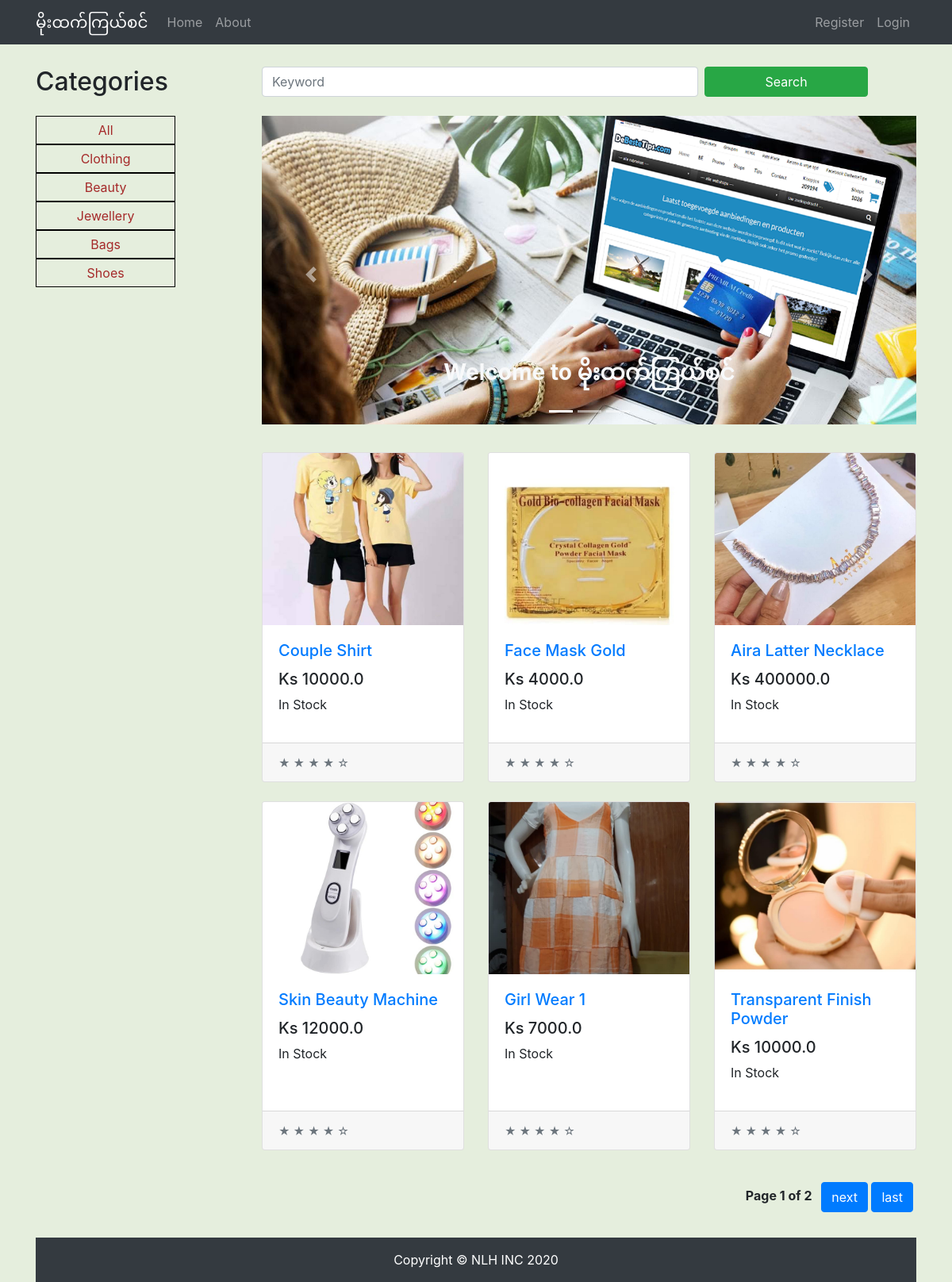
The page / on the database its author committed.
### core/models.py (models this page shows, shortened)
class Item(models.Model):
    name = models.CharField(max_length=200)
    price = models.FloatField()
    category = models.CharField(choices=CategoryChoice.choices, max_length=20)
    gender = models.CharField(
        choices=GenderChoice.choices,
        max_length=20,
        default='both',
        null=True
    )
    stock = models.IntegerField()
    description = models.TextField()
    image = ResizedImageField(
        size=[700, 600],
        quality=99,
        crop=['middle', 'center'],
        upload_to='images'
    )
    slug = models.SlugField(null=False, unique=True)
    rating = models.CharField(
        choices=RatingChoice.choices,
        max_length=20,
        null=True
    )
    def get_absolute_url(self):
        return reverse("core:item", kwargs={
            'slug': self.slug
        })
    def check_stock(self):
        if self.stock > 0:
            isInStock = 'In Stock'
        else:
            isInStock = 'Out Of Stock'
        return isInStock

### core/views.py (the view)
# urls.py: path('', HomeListView.as_view(), name='home'),
class HomeListView(ListView):
    model = Item
    paginate_by = 6
    template_name = "index.html"
    def get_context_data(self, **kwargs):
        context = super().get_context_data(**kwargs)
        context['categories'] = CategoryChoice.values
        context['displayCarousel'] = True
        return context

### core/templates/index.html (shortened to what this page needs)
{% extends 'base.html' %}
{% load static %}
{% block content %}
<div class="row">
  <div class="col-lg-3">
    <h2 class="my-4">Categories</h2>
    <div class="nav col-lg-9">
      <a href="{% url 'core:home' %}" class="my-cat-nav col-lg-12 col-md-2 col-sm-12">All</a>
      {% for cat in categories %}
      <a href="{% url 'core:homeByCategory' category=cat %}" class="my-cat-nav col-lg-12 col-md-2 col-sm-12">{{cat}}</a>
      {% endfor %}
    </div>
  </div>
  <div class="col-lg-9">
    <form class="form-inline mt-4 my-2">
      <input class="form-control mr-sm-2  col-lg-8 col-md-8 col-sm-8 col-8" type="search" placeholder="Keyword"
        aria-label="Search">
      <button class="btn btn-success my-2 my-sm-0 col-lg-3 col-md-3 col-sm-3 col-3" type="submit">Search</button>
    </form>
    {% if page_obj.number == 1 and displayCarousel %}
    <div id="carouselExampleIndicators" class="carousel slide my-4" data-ride="carousel">
      <ol class="carousel-indicators">
        <li data-target="#carouselExampleIndicators" data-slide-to="0" class="active"></li>
        <li data-target="#carouselExampleIndicators" data-slide-to="1"></li>
        <li data-target="#carouselExampleIndicators" data-slide-to="2"></li>
      </ol>
      <div class="carousel-inner" role="listbox" style="height: 400px;">
        <div class="carousel-item active">
          <img class="d-block img-fluid" src="{% static 'images/os1.png' %}" alt="First slide">
          <div class="carousel-caption d-none d-md-block">
            <h3 class="font-weight-bolder text-light">Welcome to မိုးထက်ကြယ်စင်</h3>
          </div>
        </div>
      </div>
      <a class="carousel-control-prev" href="#carouselExampleIndicators" role="button" data-slide="prev">
        <span class="carousel-control-prev-icon" aria-hidden="true"></span>
      </a>
      <a class="carousel-control-next" href="#carouselExampleIndicators" role="button" data-slide="next">
        <span class="carousel-control-next-icon" aria-hidden="true"></span>
      </a>
    </div>
    {% endif %}
    <div class="row mt-4">
      {% for item in item_list %}
      <div class="col-lg-4 col-md-6 mb-4">
        <div class="card h-100">
          <a href="{{ item.get_absolute_url }}"><img class="card-img-top" src="{{ item.image.url }}" alt="No Image"></a>
          <div class="card-body">
            <h5 class="card-title"><a href="{{ item.get_absolute_url }}">{{ item.name }}</a></h5>
            <h5>Ks {{ item.price }}</h5>
            <p>{{ item.check_stock }}</p>
          </div>
          <div class="card-footer">
            <small class="text-muted">&#9733; &#9733; &#9733; &#9733; &#9734;</small>
          </div>
        </div>
      </div>
      {% endfor %}
    </div>
    {% if page_obj.has_other_pages %}
    <div class="my-pagination my-3 mr-1 d-flex flex-row-reverse">
      <div class="step-links">
        <span class="current font-weight-bold mr-2">
          Page {{ page_obj.number }} of {{ page_obj.paginator.num_pages }}
        </span>
        {% if page_obj.has_next %}
        <a class="btn btn-primary" href="?page={{ page_obj.next_page_number }}">next</a>
        <a class="btn btn-primary" href="?page={{ page_obj.paginator.num_pages }}">last</a>
        {% endif %}
      </div>
    </div>
    {% endif %}
  </div>
  {% endblock %}

### core/templates/base.html (shortened to what this page needs)
<!DOCTYPE html>
{% load static %}
{% load home_tags %}
<html lang="en">
<head>
  <link href="{% static 'css/mystyle.css' %}" rel="stylesheet">
  <link href="{% static 'bootstrap/css/bootstrap.min.css' %}" rel="stylesheet">
</head>
<body style="padding-top: 60px; background-color: rgb(229, 238, 221);">
  <nav class="navbar navbar-expand-lg navbar-dark bg-dark fixed-top">
    <div class="container">
      <a class="navbar-brand" href="{% url 'core:home' %}">မိုးထက်ကြယ်စင်</a>
      <div class="collapse navbar-collapse" id="navbarResponsive">
        <ul class="navbar-nav">
          <li class="nav-item"><a class="nav-link" href="{% url 'core:home' %}">Home</a></li>
          <li class="nav-item"><a class="nav-link" href="{% url 'core:about' %}">About</a></li>
        </ul>
        <ul class="navbar-nav ml-auto">
          {% if user.is_authenticated %}
          <li class="nav-item">
            <a class="nav-link navbar-text font-italic font-weight-bolder"
              href="{% url 'core:profile' username=user.username %}">
              Hello, {{ user.username }} &nbsp; |
            </a>
          </li>
          <li class="nav-item">
            <a href="{% url 'core:order-summary' %}" class="nav-link waves-effect">
              <i class="fas fa-shopping-cart"></i>
              <span class="clearfix d-none d-sm-inline-block"> Cart </span>
              <span class="badge red z-depth-1 mr-1"> {{ user|cart_item_count }}</span>
              &nbsp;|
            </a>
          </li>
          <li class="nav-item"><a class="nav-link" href="{% url 'core:logout' %}">Logout</a></li>
          {% else %}
          <li class="nav-item"><a class="nav-link" href="{% url 'core:register' %}">Register</a></li>
          <li class="nav-item"><a class="nav-link" href="{% url 'core:login' %}">Login</a></li>
          {% endif %}
        </ul>
      </div>
    </div>
  </nav>
  <div class="container">
    {% block content %}
    {% endblock %}
  </div>
  <footer class="mt-3 py-3 bg-dark">
    <div class="container">
      <p class="m-0 text-center text-white">Copyright &copy; NLH INC 2020</p>
    </div>
  </footer>
</body>
</html>

### static/css/mystyle.css (style rules this page uses)
.my-cat-nav { border: 1px solid black; text-align: center; padding: 5px; }
.nav a { color: brown; text-decoration: none !important; }
.my-pagination a { color: white; text-decoration: none !important; }

### rows shown on the page
Item: image (picture), name "Couple Shirt", price "10000.0", check_stock "In Stock"
Item: image (picture), name "Face Mask Gold", price "4000.0", check_stock "In Stock"
Item: image (picture), name "Aira Latter Necklace", price "400000.0", check_stock "In Stock"
Item: image (picture), name "Skin Beauty Machine", price "12000.0", check_stock "In Stock"
Item: image (picture), name "Girl Wear 1", price "7000.0", check_stock "In Stock"
Item: image (picture), name "Transparent Finish Powder", price "10000.0", check_stock "In Stock"

### other values the page prints
{{ cat }} "Clothing" "Beauty" "Jewellery" "Bags" "Shoes"
{{ page_obj.number }} "1"
{{ page_obj.paginator.num_pages }} "2"
